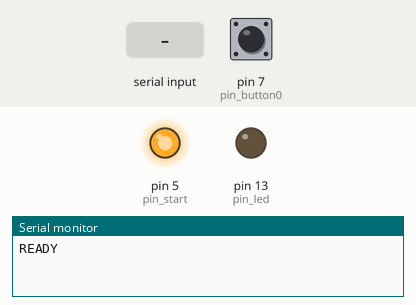
Bench run of a sketch on a simulated Arduino Uno, built with avr-gcc and run on an emulated ATmega328P. Shown: output pins drawn as LEDs (lit = HIGH), the last lines printed to the serial monitor. Dashed ring = blinking. Inputs (shaded band) come from the test bench; at power-on: pin 7 (pin_button0) HIGH.

Above: at 0.6 s.
1.6 s: pin 7 (pin_button0) pulled LOW for 1 s
5.6 s: "90,45,200\n" received over the second serial link
At 7.0 s:
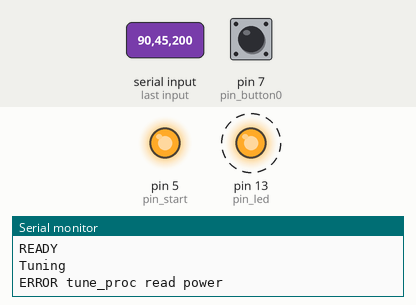
8.6 s: "r90\n" received over Serial
At 9.5 s:
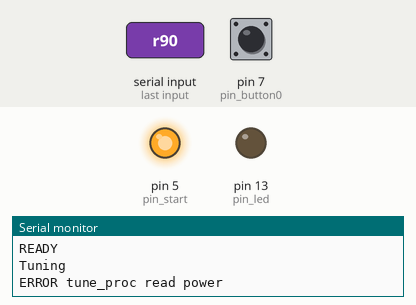
11.6 s: "s90\n" received over Serial
At 12.7 s:
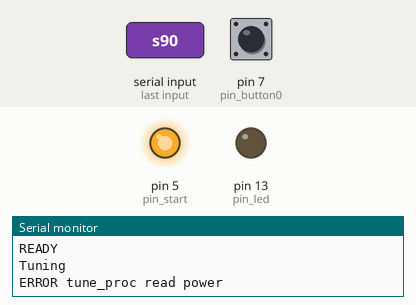
Timing chart, 0 to 14.6 s (numbered marks = the images above; inputs shaded):
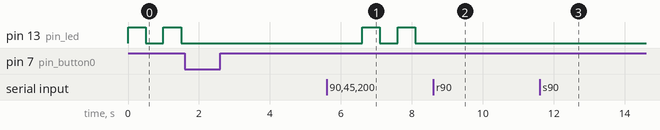

The sketch:

MCP.ino
```cpp
#include <SoftwareSerial.h>
//Copyright Leszek Jakubowski 2017
//Distributed under Apache License 2.0

//Please read the README.md before using this code, it's about the safety of your radio

//pin which controls the LED
int pin_led = 13;
int pin = 0;
//pin connected to "white/blue" on the tuner, output 0 to start tune
int pin_start = 5;
//pin connected to the "brown/green" on the tuner, input 1 when tune done, bridged to PTT+tone in the radio
int pin_tuned = 6;
//pin connected to a button, button grounds the pin
int pin_button0 = 7;

byte a;
byte b;
byte c;
int addr = 0;
int r;
int tune_in_progress = 0;

SoftwareSerial catSerial(3, 2); // RX, TX

// the setup routine runs once when you press reset:
void setup() {
  // initialize the pins
  pinMode(pin_led, OUTPUT);
  digitalWrite(pin_led, HIGH);
  pinMode(pin_start, OUTPUT);
  digitalWrite(pin_start, HIGH);
  pinMode(pin_tuned, INPUT);
  digitalWrite(pin_tuned, LOW);
  pinMode(pin_button0, INPUT);
  digitalWrite(pin_button0, HIGH);
  // initialize Command serial
  Serial.begin(57600);
  while (!Serial) {
    ;
  }
  Serial.println("READY");
  // initialize the CAT serial
  catSerial.begin(9600);

}

void sendCat(byte p1, byte p2, byte p3, byte p4, byte cmd)
{
  catSerial.write(p1);
  catSerial.write(p2);
  catSerial.write(p3);
  catSerial.write(p4);
  catSerial.write(cmd);
}

byte readCat()
{
//1s timeout
  unsigned long start = millis();
  while (catSerial.available() == 0 && millis() - 1000 < start) {
  }
  return catSerial.read();

}

void clearCat()
{
  while(catSerial.available()) {
     catSerial.read();
  }
}

int readEEPROM(int address) {
  clearCat();
  sendCat((address >> 8) & 0xFF, (address & 0xFF), 0,0,0xBB);
  a = readCat();
  b = readCat();
  return verifyEEPROM(address);
}

int verifyEEPROM(int address) {
  clearCat();
  sendCat((address >> 8) & 0xFF, (address & 0xFF), 0,0,0xBB);
  if (a != readCat()) {
    return 1;
  }
  if (b != readCat()) {
    return 1;
  }
  return 0;
}

void writeEEPROM(int address, byte value) {
  clearCat();
  r = readEEPROM(address);
  if (r==0) {
    a = value;
    sendCat((address >> 8) & 0xFF, (address &0xFF), value, b, 0xBC);
    delay(100); // give the radio some time to write the value, 100ms determined experimentally
    r = verifyEEPROM(address);
    if (r==1) {
      Serial.println("MEMORY CORRUPTED");
      Serial.println(addr);
    }
  } else {
    Serial.println("ERROR READING");
  }
  Serial.println("Written");
}

void tune_proc() {
  if (tune_in_progress == 0){
    //set flag
    tune_in_progress = 1;
    //set LED
    digitalWrite(pin_led, LOW);
    byte original_power;
    //read power - address 155 decimal is where the TX Power is stored
    r= readEEPROM(155);
    Serial.println("Tuning");
    original_power = a;
    if(r!=0)
    {
      Serial.println("ERROR tune_proc read power");
      return;
    }
    //set power to 8W
    writeEEPROM(155,8);
    //start tune
    digitalWrite(pin_start, LOW);
    //wait for tune done or interrupt
    delay(1000);
    digitalWrite(pin_start, HIGH);
    r = digitalRead(pin_tuned);
    while(r=0)
    {
      delay(1000);
      r = digitalRead(pin_tuned);
    }
    //set power to original value
    writeEEPROM(155,original_power);
    //disable flag
    tune_in_progress = 0;
  }
}
// the loop routine runs over and over again forever:
void loop() {
  //blink the led
  if (pin)
  {
    pin = 0;
  } else {
    pin = 1;
  }
  digitalWrite(pin_led, pin);
  //check if button pressed, tune if it is
  if (digitalRead(pin_button0) == 0){
    tune_proc();
  }
  //change to interrupts later
  delay(500);
}

void serialEvent() {
  while (Serial.available()) {
    // get the new byte:
    char inChar = (char)Serial.read();
    if (inChar == 's') {
    //scan all addresses and output their value
      for (addr=0; addr<7412; addr+=2) {
        r = readEEPROM(addr);
        if (r==0) {
          Serial.print(addr);
          Serial.print(",");
          Serial.print((int)a);
          Serial.print(",");
          Serial.println((int)b);
        } else {
          Serial.print(addr);
          Serial.print(",");
          Serial.print("ERROR");
          Serial.print(",");
          Serial.print("ERROR");
        }
      }
    } else if (inChar == 'r') {
      //read a single byte (reads 2 bytes, prints them both), usage "r <decimal address>"
      delay(100);
      addr = Serial.parseInt();
      r = readEEPROM(addr);
      if (r==0) {
        Serial.print(addr);
        Serial.print(",");
        Serial.print((int)a);
        Serial.print(",");
        Serial.println((int)b);
      } else {
        Serial.print(addr);
        Serial.print(",");
        Serial.print("ERROR");
        Serial.print(",");
        Serial.print("ERROR");
      }
    } else if (inChar == 'w') {
      //write a single byte, usage "w <decimal address> <decimal value>"
      delay(100);
      addr = Serial.parseInt();
      r = Serial.parseInt();
      if (addr != r) {
        Serial.println("ADDR ERROR");
        return;
      }
      r = Serial.parseInt();
      if (r != Serial.parseInt()) {
        Serial.println("VAL ERROR");
        return;
      }
      writeEEPROM(addr,(byte)(r & 0xFF));
    } else if (inChar == 't') {
      //run tuning without the need for a button
      tune_proc();
    }
  }
  Serial.println(">");
}
```

Measured:
- after the input at 1.6 s, pin 13 (pin_led): stops changing and stays LOW
- after the input at 5.6 s, pin 13 (pin_led): alternates HIGH for 0.50 s and LOW for 0.50 s, starting after 1.0 s
- after the input at 8.6 s, pin 13 (pin_led): stops changing and stays LOW
- after the input at 11.6 s, pin 13 (pin_led): stops changing and stays LOW
